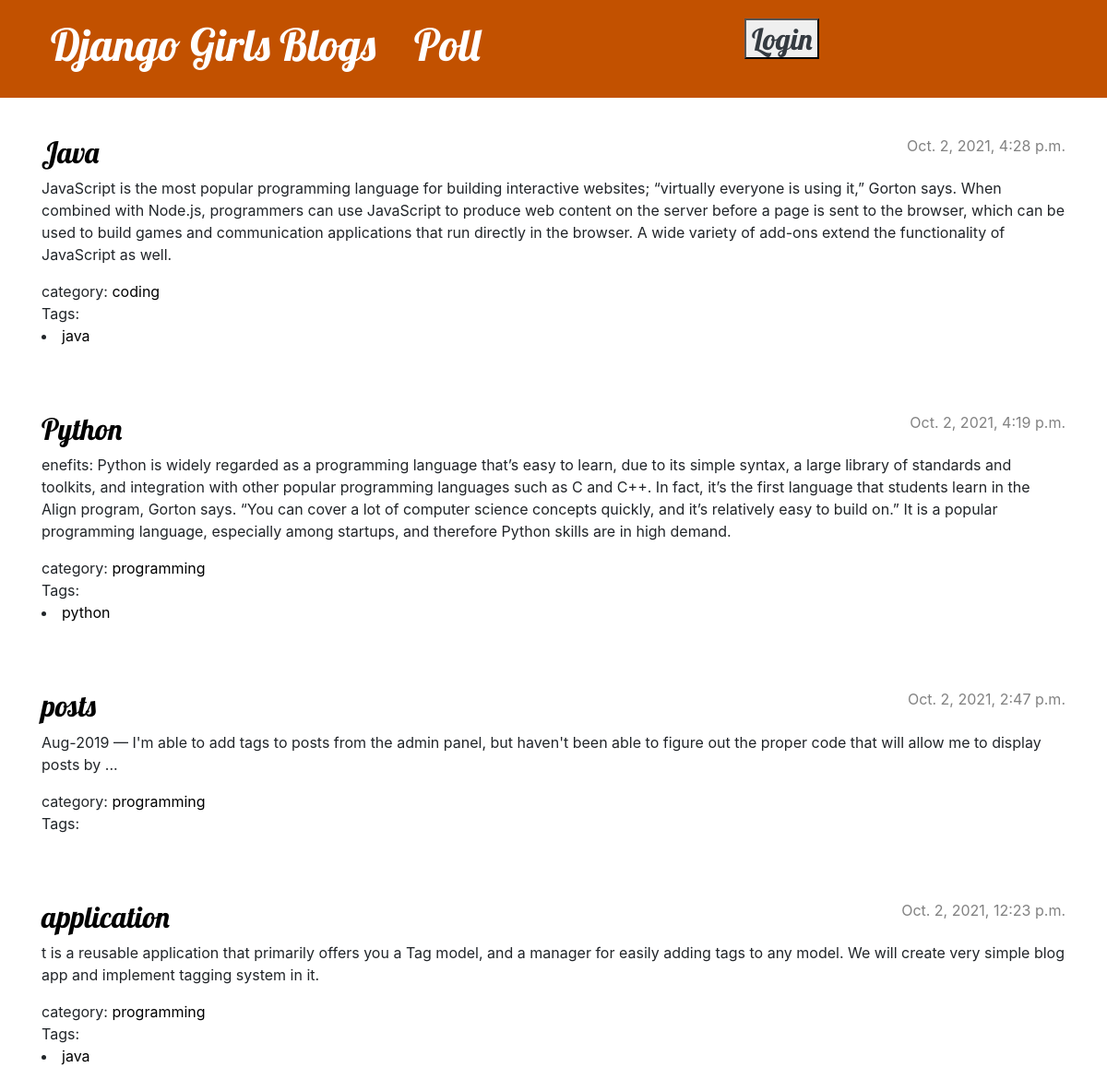
The page / on the database its author committed.
### blog/models.py (models this page shows, shortened)
class Post(models.Model):
	author = models.ForeignKey(MyUser, on_delete=models.CASCADE)
	title = models.CharField(max_length=200)
	slug = AutoSlugField(populate_from='title', max_length = 200, editable=False,unique=True)
	text = models.TextField()
	created_date = models.DateTimeField(default=timezone.now)
	published_date = models.DateTimeField(blank=True, null=True)
	category = models.ForeignKey('Category', on_delete=models.CASCADE,related_name='posts')
	tags = models.ManyToManyField(Tag)

class Category(models.Model):
	name = models.CharField(max_length=255)
	slug = models.SlugField(max_length=255, null=True)
	def __str__(self):
		return self.name

class Tag(models.Model):
	name = models.CharField(max_length=255)
	slug = models.SlugField(max_length=255, null=True)
	text=  models.TextField(max_length=200)

### blog/views.py (the view)
# urls.py: path('', views.post_list, name='post_list'),
def post_list(request,tag_slug=None):
	posts = Post.objects.filter(published_date__lte=timezone.now()).order_by('-published_date')
	return render(request, 'blog/post_list.html', {'posts': posts,})

### blog/templates/blog/post_list.html
{% extends 'blog/base.html' %}
{% load static %}
{% block content %}
{% for post in posts %}
<article class="post">
	<time class="date">
		{{ post.published_date }}
	</time>
	<h2><a href="{% url 'blog:post_detail' post.slug %}">{{ post.title }}</a></h2>
	<p>{{ post.text|linebreaksbr }}</p>
	category: <a href="{% url 'blog:category_detail' post.category.slug %}" style="color: black"> {{ post.category}}</a><br />
	Tags:
	{% for tag in post.tags.all %}
	<li><a href="{% url 'blog:tag_details' tag.slug %}" style="color: black"> {{tag.name}}</a> </li>
	{% endfor %}
</article>
{% endfor %}
{% endblock %}

### blog/templates/blog/base.html (shortened to what this page needs)
{% load static %}
<!DOCTYPE html>
<html>
<head>
	<link href="https://cdn.jsdelivr.net/npm/bootstrap@5.1.1/dist/css/bootstrap.min.css" rel="stylesheet"
>
	<link rel="stylesheet" href="https://cdn.jsdelivr.net/npm/bootstrap@4.5.3/dist/css/bootstrap.min.css"
>
	<link rel="stylesheet" href="{% static 'css/blog.css' %}">
</head>
<body>
	<header class="page-header">
		<div class="container d-flex">
			<h1><a href="{% url 'blog:post_list' %}">Django Girls Blogs</a></h1>
			<h1><a href="{% url 'poll:index' %}">Poll</h1>
			{% if user.is_authenticated %}
			<h1><a href="{% url 'blog:category' %}">Category</a></h1>
			<br />&nbsp;&nbsp;&nbsp;&nbsp;&nbsp;&nbsp;&nbsp;&nbsp;
			<h1><a href="{% url 'blog:tag_list' %}">Tags</a></h1>
			<h1><a href="{% url 'blog:post_new' %}" class="top-menu">{% include './icons/file-earmark-plus.svg' %}</a>
			</h1>.
			<h1><a href="{% url 'blog:profile' %}">{{request.user}}</h1><br>
			<h2><button type="submit"><a class="text-dark" href="{% url 'logout' %}">logout</button></a></h2>
			{% else %}
			<h2><button type="submit"><a class="text-dark" href="{% url 'blog:login' %}">Login</button></a></h2>
			{% endif %}
		</div></a>
	</header>
	<main class="container">
		<div class="row">
			<div class="col">
				{% block content %}
				{% endblock %}
			</div>
		</div>
	</main>
</body>
</html>

### blog/static/css/blog.css (style rules this page uses)
.page-header { background-color: #C25100; margin-top: 0; margin-bottom: 40px; padding: 20px 20px 20px 40px; }
.page-header h1, .page-header h1 a, .page-header h1 a:visited, .page-header h1 a:active { color: #ffffff;font-size: 36pt; text-decoration: none; }
h1,h2,h3,h4 { font-family: 'Lobster', cursive; width: -webkit-fill-available; }
.date { color: #828282; }
.post { margin-bottom: 70px; }
.post h2 a, .post h2 a:visited { color: #000000; }
.post > .date, .post > .actions { float: right; }
html { overflow-x: hidden; }
a:link { color: black; }

### rows shown on the page
Post: published_date "Oct. 2, 2021, 4:28 p.m.", title "Java", text "JavaScript is the most popular programming language for building interactive websites; “virtually everyone is using it,” Gorton says. When combined with Node.js, programmers can use JavaScript to produce web content on the server before a page is sent to the browser, which can be used to build games and communication applications that run directly in the browser. A wide variety of add-ons extend the functionality of JavaScript as well.", category "coding"
Tag: name "java"
Post: published_date "Oct. 2, 2021, 4:19 p.m.", title "Python", text "enefits: Python is widely regarded as a programming language that’s easy to learn, due to its simple syntax, a large library of standards and toolkits, and integration with other popular programming languages such as C and C++. In fact, it’s the first language that students learn in the Align program, Gorton says. “You can cover a lot of computer science concepts quickly, and it’s relatively easy to build on.” It is a popular programming language, especially among startups, and therefore Python skills are in high demand.", category "programming"
Tag: name "python"
Post: published_date "Oct. 2, 2021, 2:47 p.m.", title "posts", text "Aug-2019 — I'm able to add tags to posts from the admin panel, but haven't been able to figure out the proper code that will allow me to display posts by ...", category "programming"
Post: published_date "Oct. 2, 2021, 12:23 p.m.", title "application", text "t is a reusable application that primarily offers you a Tag model, and a manager for easily adding tags to any model. We will create very simple blog app and implement tagging system in it.", category "programming"
